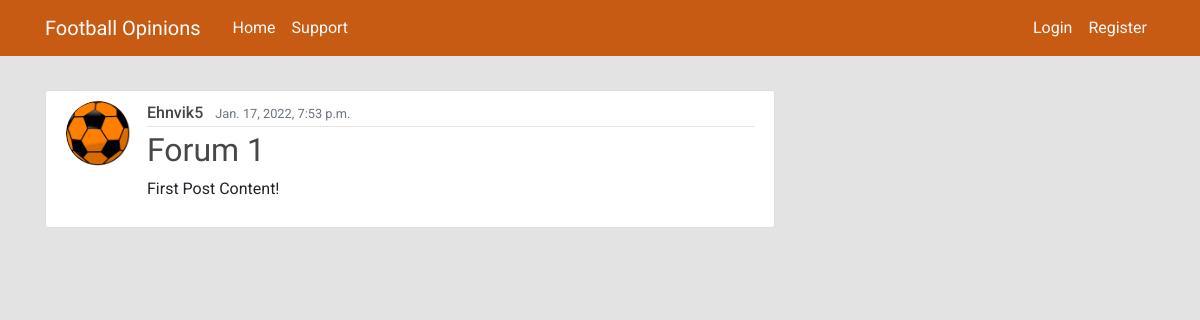
The app's page /post/1/ with its own data.
### forum/models.py (models this page shows, shortened)
class Post(models.Model):
    title = models.CharField(max_length=100)
    content = models.TextField()
    date_posted = models.DateTimeField(default=timezone.now)
    author = models.ForeignKey(User, on_delete=models.CASCADE)

### users/models.py (models this page shows, shortened)
class Profile(models.Model):
    user = models.OneToOneField(User, on_delete=models.CASCADE)
    image = models.ImageField(default='default.jpg', upload_to='profile_pics')

### forum/views.py (the view)
# urls.py: path('post/<int:pk>/', PostDetailView.as_view(), name='post-detail'),
class PostDetailView(DetailView):
    model = Post

### forum/templates/forum/post_detail.html (shortened to what this page needs)
{% extends "forum/base.html" %}
{% block content %}
<article class="media content-section">
    <img class="rounded-circle article-img" src="{{ object.author.profile.image.url }}">
    <div class="media-body">
        <div class="article-metadata">
            <a class="mr-2 post-detail-button" href="{% url 'user-posts' object.author.username %}">{{ object.author }}</a>
            <small class="text-muted">{{ object.date_posted }}</small>
        </div>
        <h2 class="article-title">{{ object.title }}</h2>
        <p class="article-content">{{ object.content }}</p>
    </div>
</article>
{% endblock content %}

### forum/static/forum/style.css (style rules this page uses)
html body { background-color: #e3e3e3; margin-top: 5rem; font-family: "Roboto", sans-serif; }
h1, h2, h3, h4, h5, h6 { color: #fafafa; font-family: "Exo", sans-serif; }
.content-section { background: #ffffff; padding: 10px 20px; border: 1px solid #dddddd; border-radius: 3px; margin-bottom: 20px; }
.post-detail-button { color: rgb(71, 71, 71) !important; border: none !important; text-decoration: none !important; font-weight: 450 !important; font-family: "Roboto", sans-serif !important; }
.article-title { color: rgb(71, 71, 71); font-family: "Exo", sans-serif; }
.article-content { white-space: pre-line; }
.article-img { height: 65px; width: 65px; margin-right: 16px; }
.article-metadata { padding-bottom: 1px; margin-bottom: 4px; border-bottom: 1px solid #e3e3e3 }

### records on screen
Post: author.profile.image (picture), author "Ehnvik5", date_posted "Jan. 17, 2022, 7:53 p.m.", title "Forum 1", content "First Post Content!"
